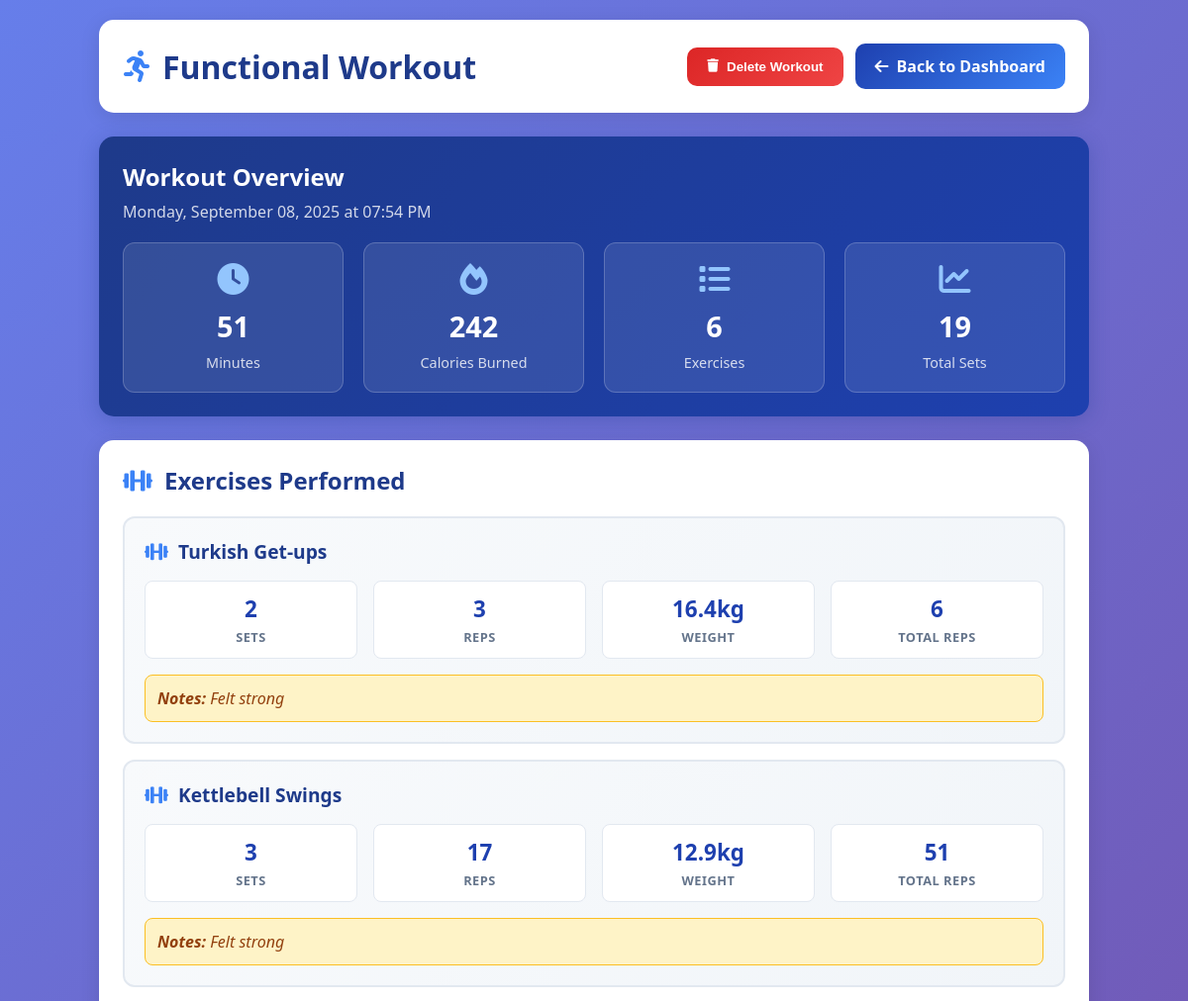
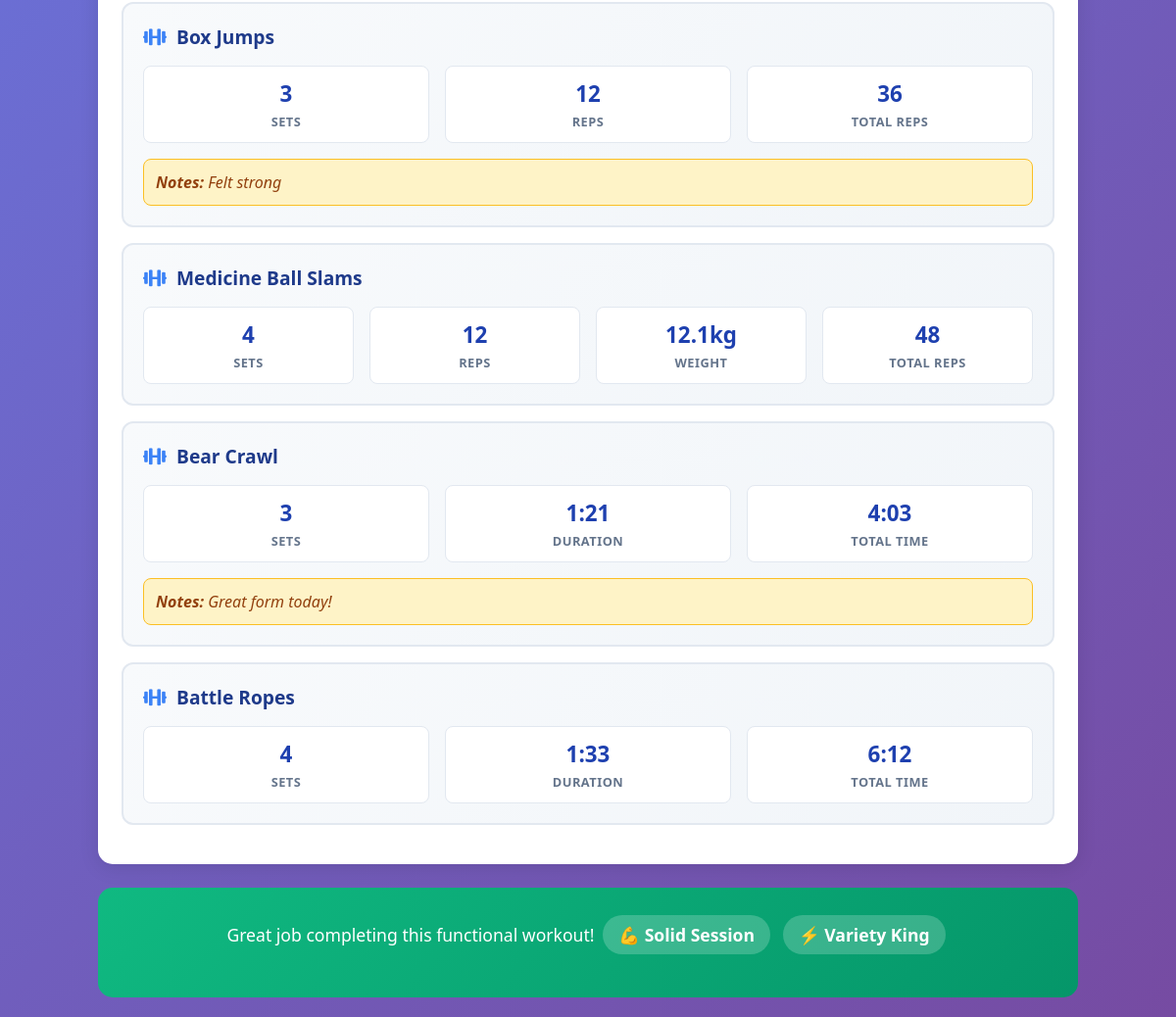
Page /workout-details/2 (signed in) on the committed database (2 pictures, top to bottom).
### tables this page shows
CREATE TABLE "Workouts" (
                workout_id INTEGER PRIMARY KEY AUTOINCREMENT,
                user_id INTEGER NOT NULL,
                workout_type TEXT NOT NULL,
                start_time DATETIME,
                end_time DATETIME,
                duration_min INTEGER,
                calories_burned INTEGER,
                FOREIGN KEY (user_id) REFERENCES Users(user_id)
            );

CREATE TABLE `Exercises`(`exercise_id` TEXT, `workout_id` TEXT, `exercise_name` TEXT, `sets` TEXT, `reps` TEXT, `weight_kg` TEXT, `notes` TEXT);

### main.py (the view)
@app.route('/workout-details/<int:workout_id>')
def workout_details(workout_id):
    if 'user_id' not in session:
        return redirect(url_for('login'))
    conn = get_db_connection()
    user_id = session['user_id']
    workout = conn.execute(
        'SELECT * FROM Workouts WHERE workout_id = ? AND user_id = ?',
        (workout_id, user_id)
    ).fetchone()
    if not workout:
        conn.close()
        return redirect(url_for('dashboard'))
    workout_dict = dict(workout)
    if workout_dict['start_time']:
        try:
            from datetime import datetime
            workout_dict['start_time'] = datetime.strptime(workout_dict['start_time'], '%Y-%m-%d %H:%M:%S')
        except (ValueError, TypeError):
            workout_dict['start_time'] = None
    workout_dict['duration_min'] = int(workout_dict['duration_min']) if workout_dict['duration_min'] else 0
    workout_dict['calories_burned'] = int(workout_dict['calories_burned']) if workout_dict['calories_burned'] else 0
    exercises = []
    try:
        exercises_raw = conn.execute(
            'SELECT * FROM Exercises WHERE workout_id = ? ORDER BY exercise_id',
            (workout_id,)
        ).fetchall()
        exercises = [dict(exercise) for exercise in exercises_raw]
        for exercise in exercises:
            exercise['sets'] = int(exercise['sets']) if exercise['sets'] else 0
            exercise['reps'] = int(exercise['reps']) if exercise['reps'] else 0
            exercise['weight_kg'] = float(exercise['weight_kg']) if exercise['weight_kg'] else 0.0
    except sqlite3.OperationalError:
        exercises = []
    conn.close()
    return render_template('workout-details.html', workout=workout_dict, exercises=exercises)

### main.py (called while the page is built)
def get_db_connection():
    conn = sqlite3.connect('database/data_source.db')
    conn.row_factory = sqlite3.Row
    return conn

### templates/workout-details.html (shortened to what this page needs)
<!DOCTYPE html>
<html lang="en">
<head>
    <link rel="stylesheet" href="https://cdnjs.cloudflare.com/ajax/libs/font-awesome/6.0.0/css/all.min.css">
</head>
<body>
    <div class="container">
        <div class="header">
            <h1 class="workout-title">
                <i class="fas fa-{% if workout.workout_type == 'cardio' %}heartbeat{% elif workout.workout_type == 'strength' %}dumbbell{% elif workout.workout_type == 'flexibility' %}leaf{% else %}running{% endif %}"></i>
                {{ workout.workout_type|title }} Workout
            </h1>
            <div class="header-actions">
                <button id="deleteWorkout" class="delete-btn" onclick="confirmDelete({{ workout.workout_id }})">
                    <i class="fas fa-trash"></i>
                    Delete Workout
                </button>
                <a href="/dashboard" class="back-btn">
                    <i class="fas fa-arrow-left"></i>
                    Back to Dashboard
                </a>
            </div>
        </div>
        <div class="workout-overview">
            <h2 style="margin-bottom: 8px;">Workout Overview</h2>
            <p style="opacity: 0.8; margin-bottom: 0;">
                {{ workout.start_time.strftime('%A, %B %d, %Y at %I:%M %p') if workout.start_time else 'Date not available' }}
            </p>
            <div class="overview-grid">
                <div class="overview-card">
                    <i class="fas fa-clock"></i>
                    <div class="overview-value">{{ workout.duration_min }}</div>
                    <div class="overview-label">Minutes</div>
                </div>
                {% if workout.calories_burned and workout.calories_burned > 0 %}
                <div class="overview-card">
                    <i class="fas fa-fire"></i>
                    <div class="overview-value">{{ workout.calories_burned }}</div>
                    <div class="overview-label">Calories Burned</div>
                </div>
                {% endif %}
                <div class="overview-card">
                    <i class="fas fa-list"></i>
                    <div class="overview-value">{{ exercises|length }}</div>
                    <div class="overview-label">Exercises</div>
                </div>
                <div class="overview-card">
                    <i class="fas fa-chart-line"></i>
                    <div class="overview-value">
                        {% if exercises %}
                            {{ exercises|sum(attribute='sets')|int }}
                        {% else %}
                            0
                        {% endif %}
                    </div>
                    <div class="overview-label">Total Sets</div>
                </div>
            </div>
        </div>
        <div class="exercises-section">
            <h2 class="section-title">
                <i class="fas fa-dumbbell"></i>
                Exercises Performed
            </h2>
            {% if exercises %}
                {% for exercise in exercises %}
                <div class="exercise-card">
                    <div class="exercise-header">
                        <h3 class="exercise-name">
                            <i class="fas fa-{% if 'push' in exercise.exercise_name.lower() %}hand-rock{% elif 'squat' in exercise.exercise_name.lower() %}arrow-down{% elif 'bench' in exercise.exercise_name.lower() %}bed{% else %}dumbbell{% endif %}"></i>
                            {{ exercise.exercise_name }}
                        </h3>
                    </div>
                    <div class="exercise-stats">
                        <div class="stat-item">
                            <div class="stat-value">{{ exercise.sets }}</div>
                            <div class="stat-label">Sets</div>
                        </div>
                        {% if 'plank' in exercise.exercise_name.lower() or 'treadmill' in exercise.exercise_name.lower() or 'cycling' in exercise.exercise_name.lower() or 'elliptical' in exercise.exercise_name.lower() or 'rowing' in exercise.exercise_name.lower() or 'stair' in exercise.exercise_name.lower() or 'rope' in exercise.exercise_name.lower() or 'climber' in exercise.exercise_name.lower() or 'knees' in exercise.exercise_name.lower() or 'fold' in exercise.exercise_name.lower() or 'dog' in exercise.exercise_name.lower() or 'pose' in exercise.exercise_name.lower() or 'twist' in exercise.exercise_name.lower() or 'stretch' in exercise.exercise_name.lower() or 'walk' in exercise.exercise_name.lower() or 'crawl' in exercise.exercise_name.lower() or 'ropes' in exercise.exercise_name.lower() or 'jacks' in exercise.exercise_name.lower() %}
                        <div class="stat-item">
                            <div class="stat-value">
                                {% if exercise.reps >= 60 %}
                                    {{ (exercise.reps // 60) }}:{{ '%02d'|format(exercise.reps % 60) }}
                                {% else %}
                                    {{ exercise.reps }}s
                                {% endif %}
                            </div>
                            <div class="stat-label">Duration</div>
                        </div>
                        <div class="stat-item">
                            <div class="stat-value">{{ exercise.reps }}</div>
                            <div class="stat-label">Reps</div>
                        </div>
                        {% endif %}
                        {% if exercise.weight_kg and exercise.weight_kg > 0 %}
                        <div class="stat-item">
                            <div class="stat-value">{{ exercise.weight_kg }}kg</div>
                            <div class="stat-label">Weight</div>
                        </div>
                        {% endif %}
                        <div class="stat-item">
                            {% if 'plank' in exercise.exercise_name.lower() or 'treadmill' in exercise.exercise_name.lower() or 'cycling' in exercise.exercise_name.lower() or 'elliptical' in exercise.exercise_name.lower() or 'rowing' in exercise.exercise_name.lower() or 'stair' in exercise.exercise_name.lower() or 'rope' in exercise.exercise_name.lower() or 'climber' in exercise.exercise_name.lower() or 'knees' in exercise.exercise_name.lower() or 'fold' in exercise.exercise_name.lower() or 'dog' in exercise.exercise_name.lower() or 'pose' in exercise.exercise_name.lower() or 'twist' in exercise.exercise_name.lower() or 'stretch' in exercise.exercise_name.lower() or 'walk' in exercise.exercise_name.lower() or 'crawl' in exercise.exercise_name.lower() or 'ropes' in exercise.exercise_name.lower() or 'jacks' in exercise.exercise_name.lower() %}
                                <div class="stat-value">
                                    {% if exercise.reps >= 60 %}
                                        {{ ((exercise.reps * exercise.sets) // 60) }}:{{ '%02d'|format((exercise.reps * exercise.sets) % 60) }}
                                    {% else %}
                                        {{ (exercise.reps * exercise.sets) }}s
                                    {% endif %}
                                </div>
                                <div class="stat-label">Total Time</div>
                                <div class="stat-value">{{ (exercise.sets * exercise.reps)|int }}</div>
                                <div class="stat-label">Total Reps</div>
                        </div>
                    </div>
                    {% if exercise.notes and exercise.notes.strip() %}
                    <div class="exercise-notes">
                        <strong>Notes:</strong> {{ exercise.notes }}
                    </div>
                    {% endif %}
                </div>
        </div>
        {% if exercises %}
        <div class="workout-summary">
            <div class="summary-text">
                Great job completing this {{ workout.workout_type }} workout!
                {% if workout.duration_min >= 60 %}
                <span class="achievement-badge">🏆 Hour+ Warrior</span>
                {% elif workout.duration_min >= 30 %}
                <span class="achievement-badge">💪 Solid Session</span>
                {% endif %}
                {% if exercises|length >= 10 %}
                <span class="achievement-badge">🎯 Exercise Master</span>
                {% elif exercises|length >= 5 %}
                <span class="achievement-badge">⚡ Variety King</span>
                {% endif %}
            </div>
        </div>
        {% endif %}
    </div>
</body>
</html>

### templates/workout-details.html (style rules this page uses)
* { margin: 0; padding: 0; box-sizing: border-box; }
body { font-family: 'Segoe UI', Tahoma, Geneva, Verdana, sans-serif; background: linear-gradient(135deg, #667eea 0%, #764ba2 100%); min-height: 100vh; padding: 20px; }
.container { max-width: 1000px; margin: 0 auto; }
.header { background: white; border-radius: 15px; padding: 24px; margin-bottom: 24px; box-shadow: 0 4px 20px rgba(0,0,0,0.1); display: flex; justify-content: space-between; align-items: center; }
.header-actions { display: flex; gap: 12px; align-items: center; }
.workout-title { color: #1e3a8a; font-size: 2rem; font-weight: 700; display: flex; align-items: center; gap: 12px; }
.workout-title i { color: #3b82f6; }
.back-btn { background: linear-gradient(135deg, #1e40af 0%, #3b82f6 100%); color: white; padding: 12px 20px; border: none; border-radius: 10px; text-decoration: none; font-weight: 600; transition: all 0.3s ease; display: flex; align-items: center; gap: 8px; }
.delete-btn { background: linear-gradient(135deg, #dc2626 0%, #ef4444 100%); color: white; padding: 12px 20px; border: none; border-radius: 10px; font-weight: 600; transition: all 0.3s ease; display: flex; align-items: center; gap: 8px; cursor: pointer; }
.workout-overview { background: linear-gradient(135deg, #1e3a8a 0%, #1e40af 100%); border-radius: 15px; padding: 24px; margin-bottom: 24px; color: white; box-shadow: 0 4px 20px rgba(30, 58, 138, 0.3); }
.overview-grid { display: grid; grid-template-columns: repeat(auto-fit, minmax(200px, 1fr)); gap: 20px; margin-top: 20px; }
.overview-card { background: rgba(255, 255, 255, 0.1); border: 1px solid rgba(255, 255, 255, 0.2); border-radius: 12px; padding: 20px; text-align: center; transition: all 0.3s ease; }
.overview-card i { font-size: 2rem; color: #93c5fd; margin-bottom: 12px; }
.overview-value { font-size: 1.8rem; font-weight: 700; margin-bottom: 8px; }
.overview-label { font-size: 0.9rem; opacity: 0.8; }
.exercises-section { background: white; border-radius: 15px; padding: 24px; box-shadow: 0 4px 20px rgba(0,0,0,0.1); }
.section-title { color: #1e3a8a; font-size: 1.5rem; font-weight: 700; margin-bottom: 20px; display: flex; align-items: center; gap: 12px; }
.section-title i { color: #3b82f6; }
.exercise-card { background: linear-gradient(135deg, #f8fafc 0%, #f1f5f9 100%); border: 2px solid #e2e8f0; border-radius: 12px; padding: 20px; margin-bottom: 16px; transition: all 0.3s ease; }
.exercise-header { display: flex; justify-content: space-between; align-items: center; margin-bottom: 16px; }
.exercise-name { font-size: 1.2rem; font-weight: 700; color: #1e3a8a; display: flex; align-items: center; gap: 10px; }
.exercise-name i { color: #3b82f6; }
.exercise-stats { display: grid; grid-template-columns: repeat(auto-fit, minmax(120px, 1fr)); gap: 16px; }
.stat-item { text-align: center; background: white; padding: 12px; border-radius: 8px; border: 1px solid #e2e8f0; }
.stat-value { font-size: 1.4rem; font-weight: 700; color: #1e40af; margin-bottom: 4px; }
.stat-label { font-size: 0.8rem; color: #64748b; text-transform: uppercase; font-weight: 600; letter-spacing: 0.5px; }
.exercise-notes { margin-top: 16px; padding: 12px; background: #fef3c7; border: 1px solid #fbbf24; border-radius: 8px; color: #92400e; font-style: italic; }
.workout-summary { background: linear-gradient(135deg, #10b981 0%, #059669 100%); color: white; border-radius: 15px; padding: 24px; margin-top: 24px; text-align: center; }
.summary-text { font-size: 1.1rem; margin-bottom: 16px; }
.achievement-badge { display: inline-block; background: rgba(255, 255, 255, 0.2); padding: 8px 16px; border-radius: 20px; font-weight: 600; margin: 4px; }

### rows in the picture
Workouts: workout_type "Functional", duration_min "51", calories_burned "242", workout_type "functional"
Exercises: exercise_name "Turkish Get-ups", sets "2", reps "3", weight_kg "16.4", (exercise.sets*exercise.reps)|int "6", notes "Felt strong"
Exercises: exercise_name "Kettlebell Swings", sets "3", reps "17", weight_kg "12.9", (exercise.sets*exercise.reps)|int "51", notes "Felt strong"
Exercises: exercise_name "Box Jumps", sets "3", reps "12", (exercise.sets*exercise.reps)|int "36", notes "Felt strong"
Exercises: exercise_name "Medicine Ball Slams", sets "4", reps "12", weight_kg "12.1", (exercise.sets*exercise.reps)|int "48"
Exercises: exercise_name "Bear Crawl", sets "3", reps "1", exercise.reps%60 "21", ((exercise.reps*exercise.sets)//60) "4", (exercise.reps*exercise.sets)%60 "03", notes "Great form today!"
Exercises: exercise_name "Battle Ropes", sets "4", reps "1", exercise.reps%60 "33", ((exercise.reps*exercise.sets)//60) "6", (exercise.reps*exercise.sets)%60 "12"

### other values in the picture
{{ exercises|length }} "6"
{{ exercises|sum(attribute='sets')|int }} "19"
